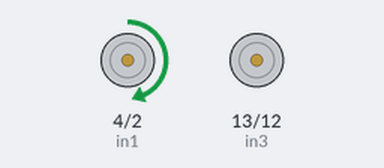
Recording of a sketch running on a simulated Arduino Uno, built with avr-gcc and run on an emulated ATmega328P. On the bench: motor-driver pin pairs drawn as motors (green arrow = first pin HIGH = forward, orange = second pin HIGH = backward, longer = more drive, scaled by the enable pin).

Above: at 0.5 s.
At 2.7 s:
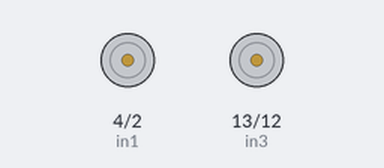
At 5.0 s:
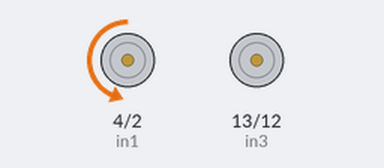
Timing chart, 0 to 7.8 s (numbered marks = the images above):
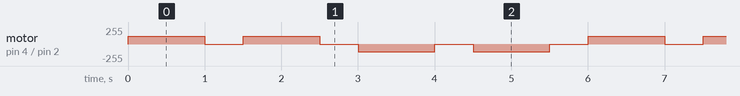

The sketch:

driveV1.2.ino
```cpp
// connect motor controller pins to Arduino digital pins
// motor one
int enA = 5;    //D1
int in1 = 4;    //D2
int in2 = 2;    //D4

// motor two
int in3 = 13;   //D7
int in4 = 12;   //D6
int enB = 14;   //D5

void setup()
{
  // set all the motor control pins to outputs
  pinMode(enA, OUTPUT);
  pinMode(in1, OUTPUT);
  pinMode(in2, OUTPUT);

  pinMode(enB, OUTPUT);
  pinMode(in3, OUTPUT);
  pinMode(in4, OUTPUT);
}

void loop() {
  // put your main code here, to run repeatedly:
  drive(50, 50);
  delay(1000);
  drive(0, 0);
  delay(500);
  drive(50, -50);
  delay(1000);
  drive(0, 0);
  delay(500);
  drive(-50, 50);
  delay(1000);
  drive(0, 0);
  delay(500);
  drive(-50, -50);
  delay(1000);
  drive(0, 0);
  delay(500);
}

void drive(int speed_a, int speed_b){
  if (speed_a > 0 && speed_b > 0) {
    digitalWrite(in1, HIGH);
    digitalWrite(in2, LOW);

    digitalWrite(in3, HIGH);
    digitalWrite(in4, LOW);
  }else if (speed_a < 0 && speed_b < 0) {
    digitalWrite(in1, LOW);
    digitalWrite(in2, HIGH);

    digitalWrite(in3, LOW);
    digitalWrite(in4, HIGH);
    speed_a *= -1;
    speed_b *= -1;
  } else if (speed_a > 0 && speed_b < 0) {
    digitalWrite(in1, HIGH);
    digitalWrite(in2, LOW);

    digitalWrite(in3, LOW);
    digitalWrite(in4, HIGH);
    speed_b *= -1;
  } else if (speed_a < 0 && speed_b > 0) {
    digitalWrite(in1, LOW);
    digitalWrite(in2, HIGH);

    digitalWrite(in3, HIGH);
    digitalWrite(in4, LOW);
    speed_a *= -1;
  }

  if (speed_a == 0){
    digitalWrite(in1, LOW);
    digitalWrite(in2, LOW);
  }

  if (speed_b == 0){
    digitalWrite(in3, LOW);
    digitalWrite(in4, LOW);
  }

  float s_a = speed_a * 1023 / 100.0;
  float s_b = speed_b * 1023 / 100.0;
  analogWrite(enA, s_a);
  analogWrite(enB, s_b);
}
```

Measured:
- by itself, motor on pin 4 (in1) / pin 2 (in2): repeats every 6.0 s: stopped 0.50 s, forward 113/255 1.0 s, 2 × (stopped 0.50 s, backward 113/255 1.0 s), stopped 0.50 s, forward 113/255 1.0 s
